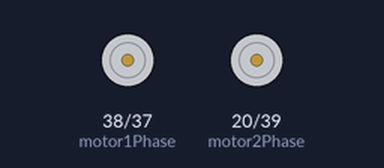
The sketch below on a simulated Arduino Mega 2560, built with avr-gcc and run on an emulated ATmega2560. Shown: direction and speed pins drawn as motors (green arrow = direction pin HIGH = forward, orange = LOW = backward, longer = more drive).

Above: at 5.0 s.
At 11.0 s:
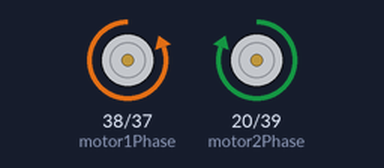
Timing chart, 0 to 15.6 s (numbered marks = the images above):
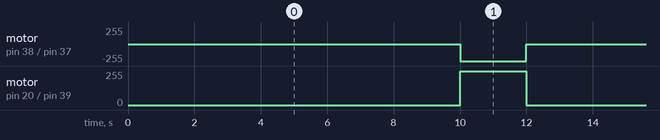

The sketch:

Calibration.ino
```cpp
//Initialisation of pins to control motor
int motor1PWM = 37;
int motor1Phase = 38;
int motor2PWM = 39;
int motor2Phase = 20;

int speedL = 242;
int speedR = 255;
int dir;

//function to drive each motor at controlled pwm
void motorDrive(int leftPWM, int rightPWM) {
  leftPWM = constrain(leftPWM, 0, 255);
  rightPWM = constrain(rightPWM, 0, 255);

  analogWrite(motor1PWM, leftPWM);
  analogWrite(motor2PWM, rightPWM);
}

//function to set direction of motors
void motorDir(int dir) {
  if (dir == 0){
    digitalWrite(motor1Phase, LOW);
    digitalWrite(motor2Phase, HIGH);
  }
  else {
    digitalWrite(motor1Phase, HIGH);
    digitalWrite(motor2Phase, LOW);
  }

}

void setup() {
  // put your setup code here, to run once:
  Serial.begin(9600);

  // Wheel initialisation
  pinMode(motor1PWM, OUTPUT);
  pinMode(motor1Phase, OUTPUT);
  pinMode(motor2PWM, OUTPUT);
  pinMode(motor2Phase, OUTPUT);

  dir = 0;
  motorDir(dir);
  motorDrive(0, 0);

}

void loop() {
  delay(10000);
  motorDrive(speedL, speedR);
  delay(2000);
  motorDrive(0, 0);
}
```

Measured:
- by itself, motor on pin 38 (motor1Phase) / pin 37 (motor1PWM): alternates backward 255/255 for 2.0 s and stopped for 10.0 s
- by itself, motor on pin 20 (motor2Phase) / pin 39 (motor2PWM): alternates forward 255/255 for 2.0 s and stopped for 10.0 s
